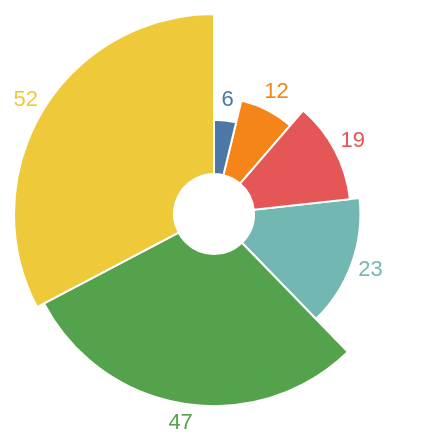

Write a Vega-Lite specification for this figure.
### Vega specification from a JSON file in a GitHub repository (floating-point values rounded to 4 significant figures)
{"$schema": "https://vega.github.io/schema/vega/v5.json", "description": "A simple radial chart with embedded data.", "background": "white", "padding": 5, "width": 200, "height": 200, "style": "cell", "encode": {"update": {"stroke": {"value": null}}}, "data": [{"name": "source_0", "values": [12, 23, 47, 6, 52, 19]}, {"name": "data_1", "source": "source_0", "transform": [{"type": "stack", "groupby": [], "field": "data", "sort": {"field": ["data"], "order": ["ascending"]}, "as": ["data_start", "data_end"], "offset": "zero"}, {"type": "filter", "expr": "isValid(datum[\"data\"]) && isFinite(+datum[\"data\"])"}]}, {"name": "data_2", "source": "source_0", "transform": [{"type": "stack", "groupby": [], "field": "data", "sort": {"field": ["data", "data"], "order": ["ascending", "ascending"]}, "as": ["data_start", "data_end"], "offset": "zero"}, {"type": "filter", "expr": "isValid(datum[\"data\"]) && isFinite(+datum[\"data\"])"}]}], "marks": [{"name": "layer_0_marks", "type": "arc", "style": ["arc"], "from": {"data": "data_1"}, "encode": {"update": {"stroke": {"value": "#fff"}, "innerRadius": {"value": 20}, "fill": {"scale": "color", "field": "data"}, "description": {"signal": "\"\" + \"data\" + \": \" + (format(datum[\"data\"], \"\"))"}, "x": {"signal": "width", "mult": 0.5}, "y": {"signal": "height", "mult": 0.5}, "outerRadius": {"scale": "radius", "field": "data"}, "startAngle": {"scale": "theta", "field": "data_end"}, "endAngle": {"scale": "theta", "field": "data_start"}}}}, {"name": "layer_1_marks", "type": "text", "style": ["text"], "from": {"data": "data_2"}, "encode": {"update": {"fill": {"scale": "color", "field": "data"}, "description": {"signal": "\"\" + \"data\" + \": \" + (format(datum[\"data\"], \"\"))"}, "x": {"signal": "width", "mult": 0.5}, "y": {"signal": "height", "mult": 0.5}, "text": {"signal": "format(datum[\"data\"], \"\")"}, "align": {"value": "center"}, "baseline": {"value": "middle"}, "radius": {"scale": "radius", "field": "data", "offset": 10}, "theta": {"signal": "scale(\"theta\", 0.5 * datum[\"data_start\"] + 0.5 * datum[\"data_end\"])"}}}}], "scales": [{"name": "theta", "type": "linear", "domain": {"fields": [{"data": "data_1", "field": "data_start"}, {"data": "data_1", "field": "data_end"}, {"data": "data_2", "field": "data_start"}, {"data": "data_2", "field": "data_end"}]}, "range": [0, 6.283], "zero": true}, {"name": "radius", "type": "sqrt", "domain": {"fields": [{"data": "data_1", "field": "data"}, {"data": "data_2", "field": "data"}]}, "range": [20, {"signal": "min(width,height)/2"}], "zero": true}, {"name": "color", "type": "ordinal", "domain": {"fields": [{"data": "data_1", "field": "data"}, {"data": "data_2", "field": "data"}], "sort": true}, "range": "category"}]}
